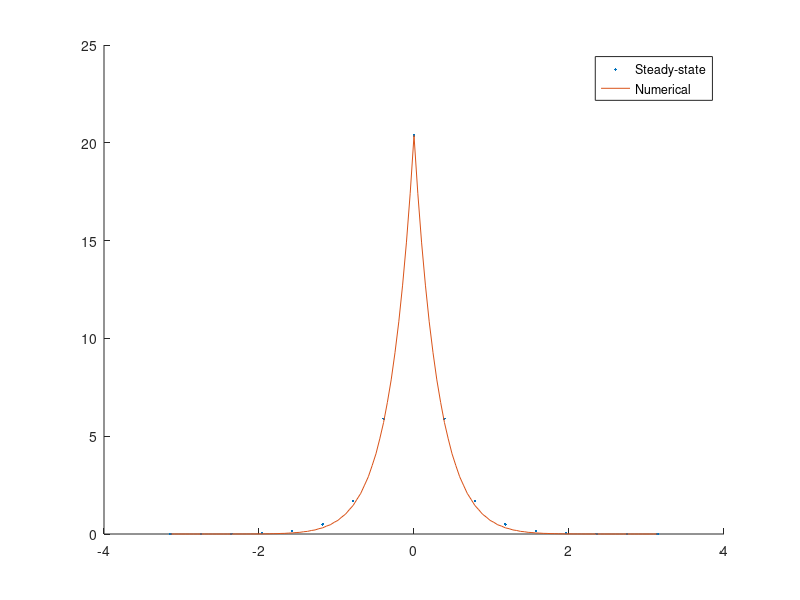
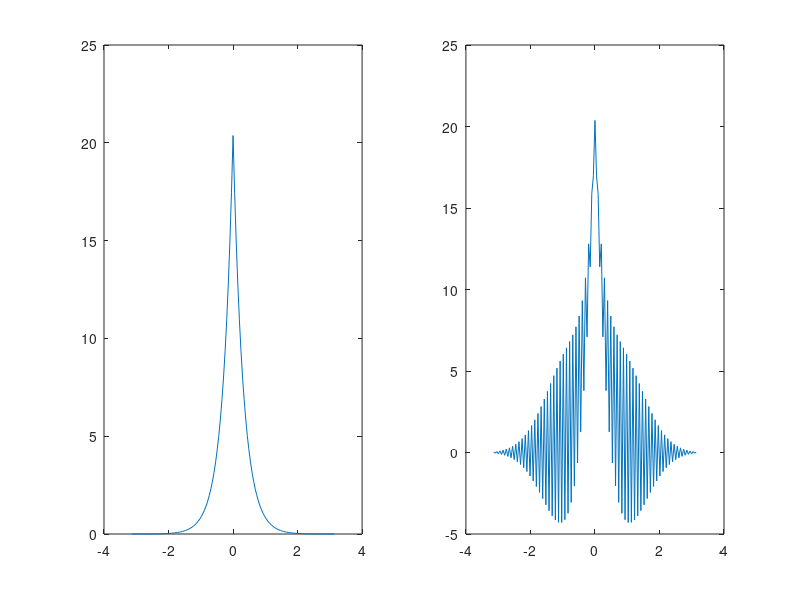

MATLAB code for these plots, in order:
clear all; close all; clc

% New differential equaiton:
% dudt = Sdelta(x-x0) + D d^2udx^2-u/tau;

% Control Variables
VonNeumann = 1;
Simple = 1;


% For Von Neumann
NVdt = 1+[-1,1]*10^-2;
NVtend = 4;

% some constants
L = 2*pi;
N = 129;
D = 0.1;
tend = 2;
dtMult = 1;
S = 1;
tau = 1;


% Creating the differentiation matrix
% First we create the ones above the diagonal
diag1 = diag(ones(N-1,1),1);
% Then the main diagonal (-2)
diag2 = diag(ones(N,1));
% And the ones below the diagonal
diag3 = diag(ones(N-1,1),-1);



x = linspace(-L/2,L/2,N);
h = abs(x(1)-x(2));

if Simple == 1
	dt = dtMult*2*tau*h^2/(4*D*tau+h^2);

	nt = ceil(tend/dt);
	t = zeros(1,nt);


	C = zeros(N,nt); % Rows are spatial, coloumns are temporal
	res = C;

	C(ceil(N/2),1) = 1/h;

	% Does all the differentiation. (1-dt/tau)*u+(d^2/dt^2)u.
	T = (1-dt/tau-2*D*dt/h^2)*diag2+D*dt/(h^2)*(diag1+diag3);

	CSteady = 1/h*exp(-abs(x)'/(sqrt(tau*D)));
	res(:,1) = C(:,1)-CSteady;

	for i = 2:nt

		t(i) = t(i-1)+dt;
		C(:,i) =T*C(:,i-1);
		% Let's add the constant source
		if mod(N,2) == 0
			C(N/2:N/2+1,i) = 1/h;
		else
			C(ceil(N/2),i) = 1/h;
		end
		res(:,i) = C(:,i)-CSteady;
	end

	figure
	hold on
	plot(x(1:8:129),CSteady(1:8:129),'.')
	plot(x,C(:,end))
	legend('Steady-state','Numerical')
end

if VonNeumann == 1
	
	dts = NVdt*2*tau*h^2/(4*D*tau+h^2);
	tend = NVtend;
	CNV = zeros(N,2);
	
	for j = 1:2
		dt = dts(j);
		nt = ceil(tend/dt);
		t = zeros(1,nt);


		C = zeros(N,nt); % Rows are spatial, coloumns are temporal
		
		C(ceil(N/2),1) = 1/h;

		% Does all the differentiation. (1-dt/tau)*u+(d^2/dt^2)u.
		T = (1-dt/tau-2*D*dt/h^2)*diag2+D*dt/(h^2)*(diag1+diag3);


		for i = 2:nt

			t(i) = t(i-1)+dt;
			C(:,i) =T*C(:,i-1);
			% The constant source
			C(ceil(N/2),i) = 1/h;
		end
		CNV(:,j) = C(:,end);
	end
	
	figure
	subplot(1,2,1)
	plot(x,CNV(:,1))
	
	subplot(1,2,2)
	plot(x,CNV(:,2))
end